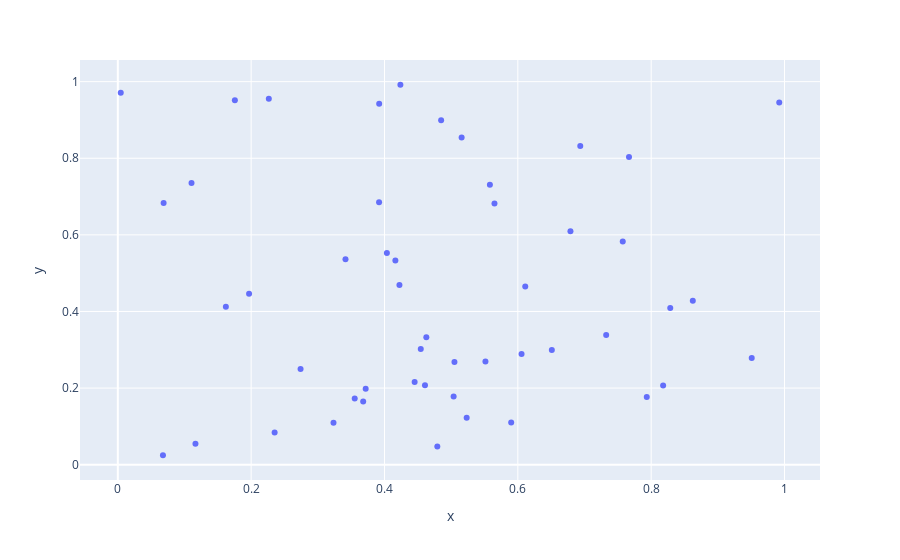

Notebook code for this chart:
### Code cell
x_data = np.random.random(50)
y_data = np.random.random(50)

fig = px.scatter(x=x_data, y=y_data)
fig.show()
